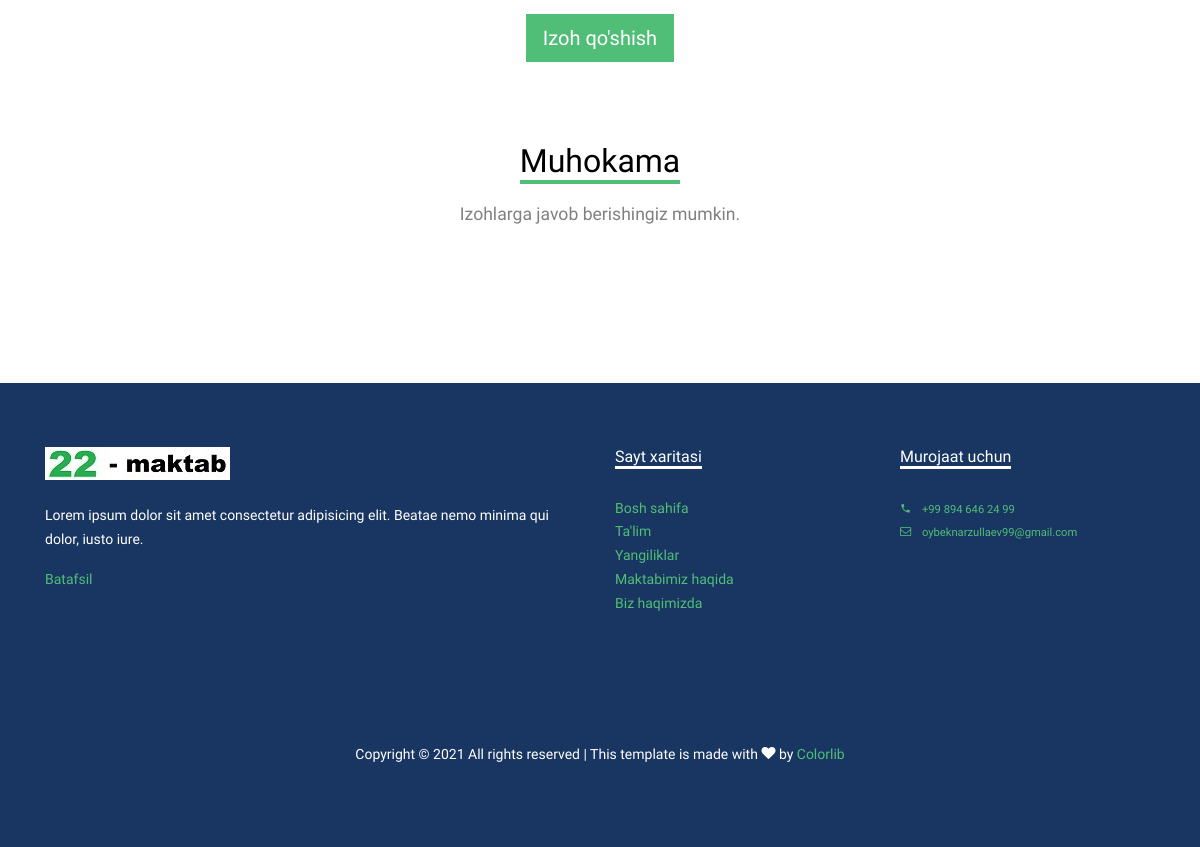
Page /curriculum/1-sinf/matematika/sonlar/ (signed in, lower part) on the earlier database version.
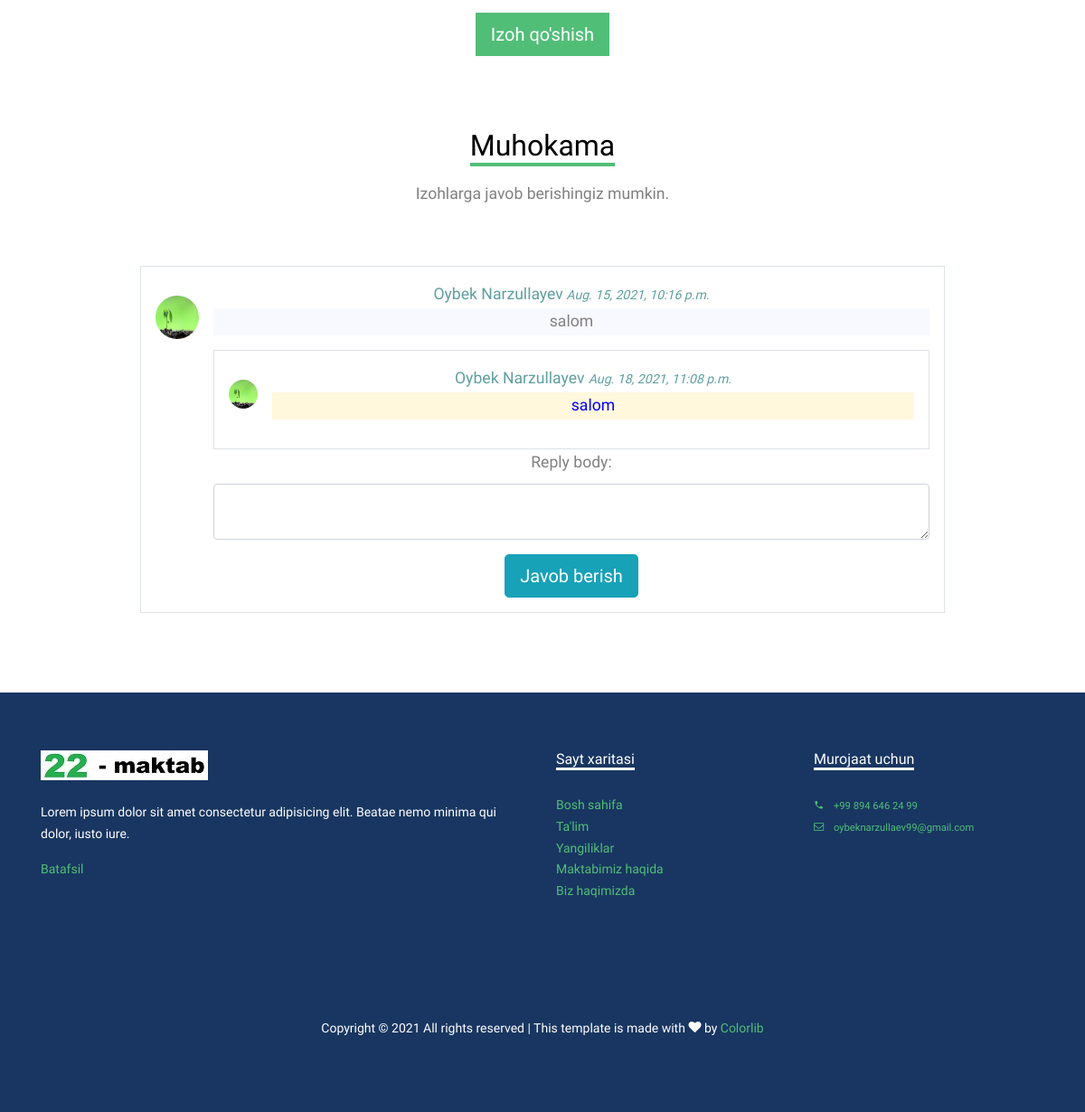
Same page on the later database version.
### curriculum/models.py (models this page shows, shortened)
class Comment(models.Model):
    lesson_name = models.ForeignKey(Lesson,null=True, on_delete=models.CASCADE,related_name='comments')
    comm_name = models.CharField(max_length=100, blank=True)
    author = models.ForeignKey(User,on_delete=models.CASCADE)
    body = models.TextField(max_length=500)
    date_added = models.DateTimeField(auto_now_add=True)
    class Meta:
        ordering = ['-date_added']

class Reply(models.Model):
    comment_name = models.ForeignKey(Comment, on_delete=models.CASCADE,related_name='replies')
    reply_body = models.TextField(max_length=500)
    author = models.ForeignKey(User,on_delete=models.CASCADE)
    date_added = models.DateTimeField(auto_now_add=True)

### app_users/models.py (models this page shows, shortened)
class UserProfileInfo(models.Model):
    user = models.OneToOneField(User, on_delete=models.CASCADE)
    bio = models.CharField(max_length=500)
    profile_pic = models.ImageField(upload_to=path_and_rename, verbose_name="Profile Picture", blank=True)
    teacher = 'teacher'
    student = 'student'
    parent = 'parent'
    user_types = [
        (teacher, 'teacher'),
        (student, 'student'),
        (parent, 'parent'),
    ]
    user_type = models.CharField(max_length=10, choices=user_types, default=student)

### curriculum/views.py (the view, shortened to what this page needs)
# urls.py: path('<str:standard>/<str:subject>/<slug:slug>/', views.LessonDetailView.as_view(), name='lesson_detail'),
class LessonDetailView(DetailView, FormView):
    context_object_name = 'lessons'
    model = Lesson
    template_name = 'curriculum/lesson_detail_view.html'
    form_class = CommentForm
    second_form_class = ReplyForm
    def get_context_data(self, **kwargs):
        profiles = UserProfileInfo.objects.all()
        users = User.objects.all()
        context = super(LessonDetailView, self).get_context_data(**kwargs)
        if 'form' not in context:
            context['form'] = self.form_class()
        if 'form2' not in context:
            context['form2'] = self.second_form_class()
        context['profiles'] = profiles
        context['users'] = users
        return context

### curriculum/forms.py
class CommentForm(forms.ModelForm):
    class Meta:
        model = Comment
        fields = ('body',)
        labels = {"body": "Comment:"}
        widgets = {
            'body': forms.Textarea(
                attrs={'class': 'form-control', 'rows': 4, 'cols': 70, 'placeholder': "Enter Your Comment"}),
        }

class ReplyForm(forms.ModelForm):
    class Meta:
        model = Reply
        fields = ('reply_body',)
        widgets = {
            'reply_body': forms.Textarea(attrs={'class': 'form-control', 'rows': 2, 'cols': 10}),
        }

### curriculum/models.py (called while the page is built)
    def __str__(self):
        return self.name

    def __str__(self):
        return self.name

### curriculum/templates/curriculum/lesson_detail_view.html (shortened to what the changed rows need)
{% extends 'base.html' %}
{% load static %}
{% load crispy_forms_tags %}
{% block content %}
{% if user.is_authenticated %}
<div class="site-section">
    <div class="container">
        <div class="row justify-content-center text-center">
            <div class="col-lg-10" style="margin-top: 5rem;">
                <div class="row mb-5 justify-content-center text-center" style="margin-top: 5rem;">
                    <div class="col">
                        <h2 class="section-title-underline mb-3">
                            <span>Muhokama</span>
                        </h2>
                    </div>
                </div>
                <div class="col">
                    {% for comment in lessons.comments.all %}
                    <div>
                        <div class=" media border p-3">
                            {% if comment.author.is_superuser %}
                            <img src="{% static 'images/admin.png' %}" alt="Jane Doe" class="mr-3 mt-3 rounded-circle"
                                style="width:3rem;">
                            {% elif not comment.author.userprofileinfo.profile_pic %}
                            <img src="{% static 'images/user_avatar.png' %}" alt="Jane Doe"
                                class="mr-3 mt-3 rounded-circle" style="width:3rem;">
                            {% else %}
                            <img src="{{comment.author.userprofileinfo.profile_pic.url}}" alt="John Doe"
                                class="mr-3 mt-3 rounded-circle" style="width:3rem; height: 3rem;">
                            {% endif %}
                            <div class="media-body">
                            {% if comment.author.first_name and comment.author.last_name %}
                                <h7 style="color: cadetblue;">{{comment.author.first_name}} {{comment.author.last_name}}<small
                                        style="color: cadetblue;"><i> {{comment.date_added}}</i></small></h7>
                                        {% else %}
                                        <h7 style="color: cadetblue;">{{comment.author.username}} <small
                                        style="color: cadetblue;"><i> {{comment.date_added}}</i></small></h7>
                                        {% endif %}
                                <p style="background-color:ghostwhite;">{{comment.body}}</p>
                                {% for reply in comment.replies.all %}
                                <div class="media border p-3">
                                    {% if reply.author.is_superuser %}
                                    <img src="{% static 'images/admin.png' %}" alt="Jane Doe"
                                        class="mr-3 mt-3 rounded-circle" style="width:2rem;">
                                    {% elif not reply.author.userprofileinfo.profile_pic %}
                                    <img src="{% static 'images/user_avatar.png' %}" alt="Jane Doe"
                                        class="mr-3 mt-3 rounded-circle" style="width:2rem;">
                                    {% else %}
                                    <img src="{{reply.author.userprofileinfo.profile_pic.url}}" alt="John Doe"
                                        class="mr-3 mt-3 rounded-circle" style="width:2rem; height: 2rem;">
                                    {% endif %}
                                    <div class="media-body">
                                    {% if reply.author.first_name and reply.author.last_name %}<h8 style="color: cadetblue;">{{reply.author.first_name}} {{reply.author.last_name}} <small
                                                style="color: cadetblue;"><i> {{reply.date_added}}</i></small>
                                        </h8>
                                        {% else %}<h8 style="color: cadetblue;">{{reply.author.username}} <small
                                                style="color: cadetblue;"><i> {{reply.date_added}}</i></small>
                                        </h8>{% endif %}
                                        <p style="color: blue; background-color: cornsilk;">{{reply.reply_body}}</p>
                                    </div>
                                </div>
                                {% endfor %}
                                <form method="post">
                                    {{form2.as_p}}
                                    <input type="submit" name="form2" value="Javob berish" class="btn btn-info btn-lg">
                                </form>
                            </div>
                        </div>
                    </div>
                    {% endfor %}
                </div>
            </div>
        </div>
    </div>
</div>
{% else %}
<h1 style="text-align: center;">Tizimga kirmagansiz!</h1>
{% endif %}
{%endblock%}

Differences in the rows shown:
added Comment: author.userprofileinfo.profile_pic (picture), author.first_name "Oybek", author.last_name "Narzullayev", date_added "Aug. 15, 2021, 10:16 p.m.", body "salom"
added Reply: author.userprofileinfo.profile_pic (picture), author.first_name "Oybek", author.last_name "Narzullayev", date_added "Aug. 18, 2021, 11:08 p.m.", reply_body "salom"
